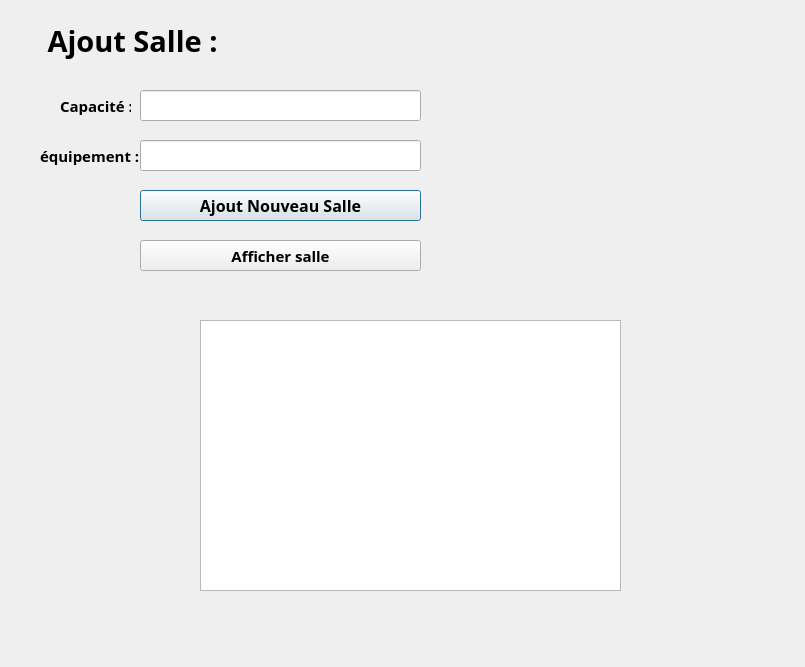
<?xml version="1.0" encoding="UTF-8"?>
<ui version="4.0">
 <class>Salle</class>
 <widget class="QDialog" name="Salle">
  <property name="geometry">
   <rect>
    <x>0</x>
    <y>0</y>
    <width>805</width>
    <height>667</height>
   </rect>
  </property>
  <property name="windowTitle">
   <string>Dialog</string>
  </property>
  <widget class="QLabel" name="label">
   <property name="geometry">
    <rect>
     <x>40</x>
     <y>20</y>
     <width>181</width>
     <height>41</height>
    </rect>
   </property>
   <property name="font">
    <font>
     <family>Segoe UI Variable Display Semib</family>
     <pointsize>22</pointsize>
     <bold>true</bold>
    </font>
   </property>
   <property name="text">
    <string> Ajout Salle :</string>
   </property>
  </widget>
  <widget class="QLabel" name="label_2">
   <property name="geometry">
    <rect>
     <x>60</x>
     <y>90</y>
     <width>71</width>
     <height>31</height>
    </rect>
   </property>
   <property name="font">
    <font>
     <family>Segoe UI Variable Small Semibol</family>
     <pointsize>11</pointsize>
     <bold>true</bold>
    </font>
   </property>
   <property name="text">
    <string>Capacité :</string>
   </property>
  </widget>
  <widget class="QLabel" name="label_3">
   <property name="geometry">
    <rect>
     <x>40</x>
     <y>140</y>
     <width>101</width>
     <height>31</height>
    </rect>
   </property>
   <property name="font">
    <font>
     <family>Segoe UI Variable Display Semib</family>
     <pointsize>11</pointsize>
     <bold>true</bold>
    </font>
   </property>
   <property name="text">
    <string>équipement :</string>
   </property>
  </widget>
  <widget class="QLineEdit" name="capacite">
   <property name="geometry">
    <rect>
     <x>140</x>
     <y>90</y>
     <width>281</width>
     <height>31</height>
    </rect>
   </property>
   <property name="font">
    <font>
     <family>Segoe UI Variable Display Semib</family>
     <pointsize>11</pointsize>
     <bold>true</bold>
    </font>
   </property>
  </widget>
  <widget class="QLineEdit" name="equipement">
   <property name="geometry">
    <rect>
     <x>140</x>
     <y>140</y>
     <width>281</width>
     <height>31</height>
    </rect>
   </property>
   <property name="font">
    <font>
     <family>Segoe UI Semibold</family>
     <pointsize>11</pointsize>
     <bold>true</bold>
    </font>
   </property>
   <property name="text">
    <string/>
   </property>
  </widget>
  <widget class="QPushButton" name="Ajout">
   <property name="geometry">
    <rect>
     <x>140</x>
     <y>190</y>
     <width>281</width>
     <height>31</height>
    </rect>
   </property>
   <property name="font">
    <font>
     <family>Segoe UI Variable Display Semib</family>
     <pointsize>12</pointsize>
     <bold>true</bold>
    </font>
   </property>
   <property name="text">
    <string>Ajout Nouveau Salle</string>
   </property>
  </widget>
  <widget class="QPushButton" name="Affiche">
   <property name="geometry">
    <rect>
     <x>140</x>
     <y>240</y>
     <width>281</width>
     <height>31</height>
    </rect>
   </property>
   <property name="font">
    <font>
     <family>Segoe UI Variable Display Semib</family>
     <pointsize>11</pointsize>
     <bold>true</bold>
    </font>
   </property>
   <property name="text">
    <string>Afficher salle</string>
   </property>
  </widget>
  <widget class="QLabel" name="label_pic">
   <property name="geometry">
    <rect>
     <x>480</x>
     <y>80</y>
     <width>271</width>
     <height>201</height>
    </rect>
   </property>
   <property name="text">
    <string/>
   </property>
  </widget>
  <widget class="QTableView" name="tableView">
   <property name="geometry">
    <rect>
     <x>200</x>
     <y>320</y>
     <width>421</width>
     <height>271</height>
    </rect>
   </property>
   <property name="font">
    <font>
     <family>Segoe UI Variable Display Semib</family>
     <pointsize>11</pointsize>
     <bold>true</bold>
    </font>
   </property>
  </widget>
 </widget>
 <resources/>
 <connections/>
</ui>
